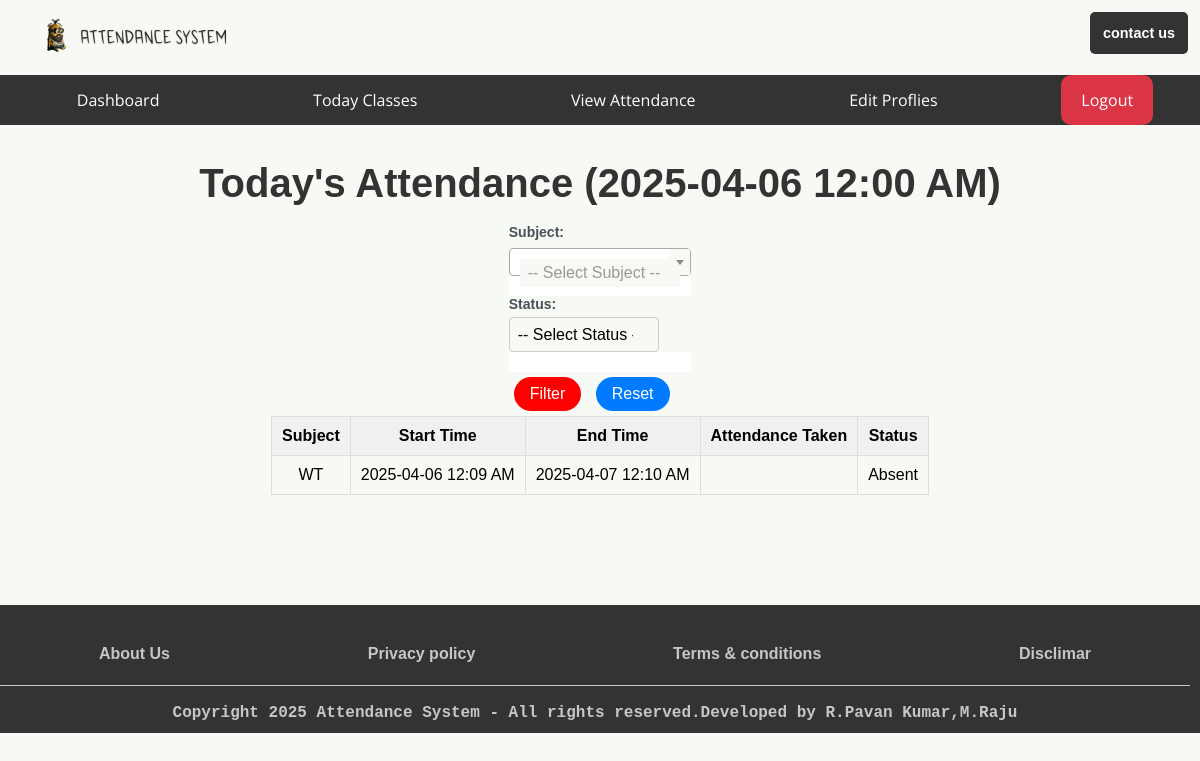
The page /student/attendance/today_attendance (signed in) on the database its author committed.
### app.py (models this page shows, shortened)
class SubjectsClasses(db.Model):  # Renamed to SubjectsClasses
    id = db.Column(db.Integer, primary_key=True)
    Branch = db.Column(db.String(200), nullable=False)
    Subject = db.Column(db.String(200), nullable=False)
    Start_Time = db.Column(db.DateTime, nullable=False)
    End_Time = db.Column(db.DateTime, nullable=False)
    date_created = db.Column(db.DateTime, default=datetime.utcnow)
    completed = db.Column(db.Integer, default=0)

### app.py (the view)
@app.route('/student/attendance/today_attendance', methods=['GET', 'POST'])
@role_required('student')
def today_attendance():
    today = date.today()
    start_of_day = datetime.combine(today, time.min)
    end_of_day = datetime.combine(today, time.max)
    student = User.query.filter_by(username=session['username'], role='student').first()
    if not student:
        flash("Error: Student user not found.", "danger")
        return redirect(url_for('student_dashboard'))
    filter_subject = request.form.get('subject')
    filter_status = request.form.get('status')
    attendance_data = []
    subjects_today_query = SubjectsClasses.query.filter(
        db.func.date(SubjectsClasses.Start_Time) == today
    ).order_by(SubjectsClasses.Start_Time)
    subjects_today = subjects_today_query.all()
    for subject_class in subjects_today:
        attendance_record = Attendance.query.filter(
            Attendance.user_id == student.userid,
            Attendance.subject_id == subject_class.id,
            Attendance.date_time >= start_of_day,
            Attendance.date_time <= end_of_day
        ).first()
        is_present = bool(attendance_record)
        attendance_time = attendance_record.date_time if attendance_record else None
        status = 'Present' if is_present else 'Absent'
        if filter_subject and subject_class.Subject != filter_subject:
            continue
        if filter_status and status != filter_status:
            continue
        attendance_data.append({
            'subject': subject_class.Subject,
            'start_time': subject_class.Start_Time,
            'end_time': subject_class.End_Time,
            'attendance_taken': attendance_time,
            'attendance_status': status
        })
    unique_subjects = [sub.Subject for sub in subjects_today]
    unique_subjects = sorted(list(set(unique_subjects)))
    return render_template(
        'auth/dashboards/student/attendance/today_attendance.html',
        attendance_data=attendance_data,
        today=today,
        subjects=unique_subjects,
        filter_subject=filter_subject,
        filter_status=filter_status
    )

### app.py (called while the page is built)
def role_required(roles):
    if not isinstance(roles, list):
        roles = [roles]  # Ensure roles is a list
    def decorator(func):
        @wraps(func)
        def wrapper(*args, **kwargs):
            if 'username' not in session:
                return redirect(url_for('login'))
            user = User.query.filter_by(username=session['username']).first()
            if user.role not in roles:  # Check if the user's role is in the allowed roles list
                return redirect(url_for('index'))  # Redirect to the home page if unauthorized
            return func(*args, **kwargs)
        return wrapper
    return decorator

### templates/auth/dashboards/student/attendance/today_attendance.html (shortened to what this page needs)
{% extends 'base/base_student.html' %}
{% block body %}
<main class="student-attendance-main">
    <h1>Today's Attendance ({{ today.strftime('%Y-%m-%d %I:%M %p') }})</h1><br/>
    <section class="filter-section">
        <form method="POST" id="form-sec" class="attendance-form">
            <div class="form-group">
                <label for="subject">Subject:</label>
            </div>
            <div class="form-group">
                <label for="status">Status:</label>
                <select name="status" id="status">
                    <option value="">-- Select Status --</option>
                </select>
            </div>
            <div class="form-actions">
                <button type="submit" class="delete">Filter</button>
                <a href="{{ url_for('today_attendance') }}" id="update" class="reset">Reset</a>
            </div>
        </form>
    </section>
    {% if attendance_data %}
    <div style="overflow-x: auto; max-width: 100%;">
        <table class="attendance-table">
            <thead>
                <tr>
                    <th>Subject</th>
                    <th>Start Time</th>
                    <th>End Time</th>
                    <th>Attendance Taken</th>
                    <th>Status</th>
                </tr>
            </thead>
            <tbody>
                {% for data in attendance_data %}
                <tr>
                    <td>{{ data.subject }}</td>
                    <td>{{ data.start_time.strftime('%Y-%m-%d %I:%M %p') if data.start_time }}</td>
                    <td>{{ data.end_time.strftime('%Y-%m-%d %I:%M %p') if data.end_time }}</td>
                    <td>{{ data.attendance_taken.strftime('%Y-%m-%d %I:%M %p') if data.attendance_taken }}</td>
                    <td class="{{ 'present' if data.attendance_status == 'Present' else 'absent' }}">{{ data.attendance_status }}</td>
                </tr>
                {% endfor %}
            </tbody>
        </table>
    </div>
    {% else %}
    <p>No attendance data found for today based on the applied filters.</p>
    {% endif %}
</main>
<link href="https://cdnjs.cloudflare.com/ajax/libs/select2/4.0.13/css/select2.min.css" rel="stylesheet" />
{% endblock body %}

### static/styles/index.css (style rules this page uses)
* { background: #f7f9f4; font-family: 'Arial', sans-serif; margin: 0; padding: 0; box-sizing: border-box; font-size: 1rem; text-decoration: none; }
a { background: transparent; }
main { display: flex; justify-content: start; align-items: center; flex-direction: column; padding: 3% 0; width: 100%; min-height: 60vh; }
a { text-decoration: none; }
form { width: 300px; max-width: 500px; margin: 40px auto; padding: 20px; border: 1px solid #ddd; border-radius: 10px; box-shadow: 0 0 10px rgba(0, 0, 0, 0.1); }
label { display: block; margin-bottom: 10px; }
table { margin: 0 auto; border-collapse: collapse; border-spacing: 0; width: 100%; border: 1px solid #ddd; }
th, td { border: 1px solid #ddd; padding: 10px; text-align: center; }
th { background-color: #f0f0f0; }
h1 { text-align: center; font-size: 2.5rem; color: #333; }
#form-sec { width: auto; max-width: auto; margin: 0 auto; padding: 0 0 0 0; border: none; border-radius: none; box-shadow: none; display: flex; background-color: #ffffff; display: block; margin-top: 0em; unicode-bidi: isolate; }
#update { display: inline-block; padding: 8px 16px; margin: 5px; border-radius: 20px; background-color: #007bff; color: #fff; text-decoration: none; -webkit-transition: background-color 0.3s ease; transition: background-color 0.3s ease; }
.delete { display: inline-block; padding: 8px 16px; margin: 5px; border-radius: 20px; background-color: #ff0000; color: #fff; text-decoration: none; -webkit-transition: background-color 0.3s ease; transition: background-color 0.3s ease; width: auto; border: none; box-shadow: none; }
.form-group { margin-bottom: 15px; }
.form-group label { display: block; color: #000000; font-size: 14px; }
button { width: 100%; padding: 10px; background-color: #ff7b00; border: none; border-radius: 5px; color: white; font-size: 16px; cursor: pointer; margin-top: 15px; }
.attendance-form { max-width: 600px; margin: 0 auto; }
.form-group { margin-bottom: 20px; }
.form-group label { display: block; margin-bottom: 8px; font-weight: bold; color: #495057; }
.form-group select { background-repeat: no-repeat; background-position-x: 98%; background-position-y: 50%; background-size: 16px; }
#status { padding: 8px; border: 1px solid #ccc; border-radius: 4px; width: 150px; font-size: 1em; appearance: none; background-repeat: no-repeat; background-position-x: 100%; background-position-y: 50%; padding-right: 25px; }
#status option { padding: 8px; font-size: 1em; }
.filter-section label[for="status"] { margin-bottom: 5px; font-weight: bold; display: block; }

### rows shown on the page
SubjectsClasses: subject "WT", start_time "2025-04-06 12:09 AM", end_time "2025-04-07 12:10 AM", attendance_status "Absent"
